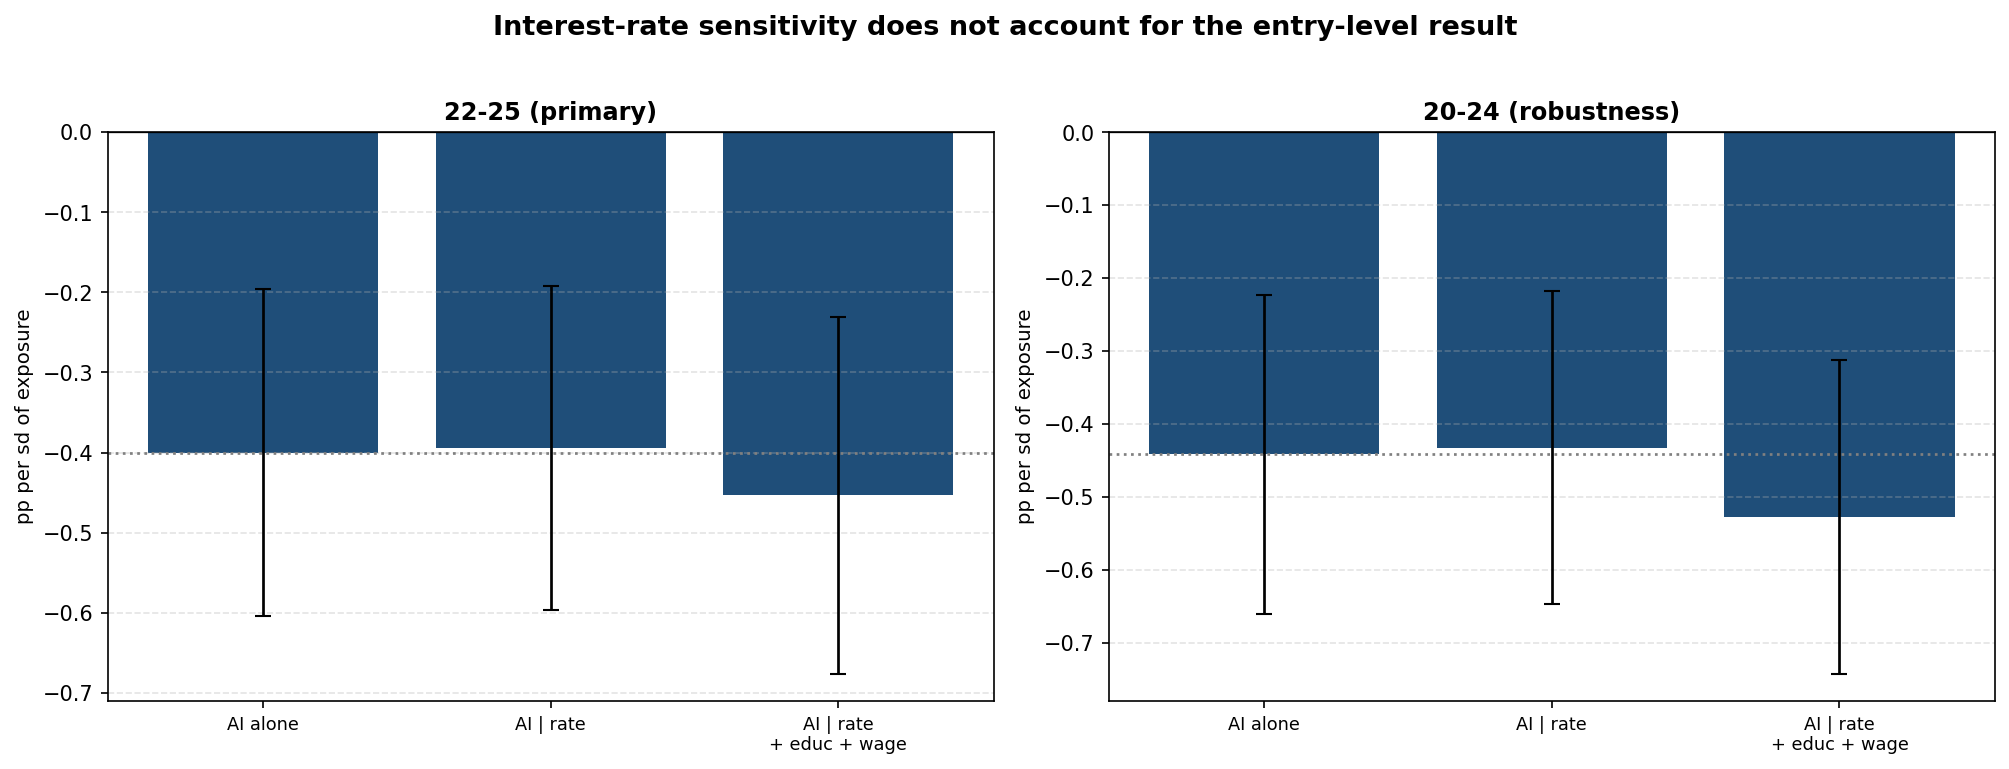

This figure's Python source:
"""
section4_rate_confound.py
Does exposure-correlated interest-rate sensitivity explain the entry-level result?

WHY THIS TEST
Section 7.1 names this as the paper's most likely unmeasured confounder, and it is
not a generic worry here. Part 4 of this project finds that one common factor
explains 72% of sector hiring over the same window and tracks the fed funds rate at
an 8-9 quarter lag, and concludes that monetary policy, not AI, drove most of the
aggregate output-to-jobs break. If AI-exposed occupations are also concentrated in
rate-sensitive industries, the Section 3 estimate could be measuring the tightening
rather than AI. Brynjolfsson et al. run this control in ADP and report the
divergence survives; this runs it here.

DESIGN
1. INDUSTRY SENSITIVITY. For each of 73 NAICS-3 industries, regress annual
   employment growth on the annual change in the fed funds rate at lags 0-3 and sum
   the coefficients. The sum is the cumulative response of that industry's
   employment to a one-point tightening. Estimated on 1990-2019 ONLY, so the
   treatment window cannot contaminate the measure.

2. OCCUPATION EXPOSURE. Map industry sensitivity onto occupations through the OEWS
   May 2022 industry-by-occupation employment matrix: an occupation's rate exposure
   is the employment-weighted mean sensitivity of the industries it works in.

3. HORSE RACE. Add rate exposure x post to the Section 3 specification. If AI
   exposure is really rate sensitivity, the AI coefficient should collapse.

Panel construction and the estimator live in entry_panel.py.
Writes section4_rate_confound.png.
"""
import re, numpy as np, pandas as pd
from scipy import stats as sp
import matplotlib; matplotlib.use("Agg")
import matplotlib.pyplot as plt
from entry_panel import load, fe, z, post_x, stars, BANDS, DATA, POST

FIT_MAX = 2019            # sensitivity estimated pre-COVID, pre-treatment
NLAG    = 3

# ---- 1. industry employment sensitivity to the fed funds rate ------------------
ces = pd.read_csv(DATA + "ces/ces_naics3_raw.tsv", sep="\t", header=None,
                  names=["sid", "year", "month", "emp"])
ces["emp"] = pd.to_numeric(ces.emp.astype(str).str.strip(), errors="coerce")
ces = ces[ces.month.astype(str).str.startswith("M")]
ces["m"] = ces.month.astype(str).str[1:].astype(int)
ces = ces[ces.m <= 12].dropna(subset=["emp"])
meta = pd.read_csv(DATA + "ces/naics3_meta.csv")

# Identified shocks, NOT the raw funds rate. A first version of this script
# regressed industry employment growth on the change in the fed funds rate and
# produced a measure on which "Construction of buildings" ranked 69th of 73 for
# rate sensitivity, with a strongly POSITIVE coefficient. That is simultaneity:
# the Fed raises rates because the economy is booming, so the raw rate change is
# procyclical and the regression recovers how procyclical an industry is rather
# than how rate-sensitive it is. Bauer-Swanson is orthogonalized to macro news,
# which is the fix; Jarocinski-Karadi's pure policy shock is the robustness check.
def annual_shock(fname):
    d = pd.read_csv(DATA + "shocks/" + fname)
    d["year"] = pd.to_datetime(d.date).dt.year
    return d.groupby("year", as_index=False).shock.sum()

SHOCKS = {"bauer_swanson": "03_bauer_swanson_orthogonalized_shock.csv",
          "jarocinski_karadi": "04_jarocinski_karadi_pure_mp_shock.csv"}

ann_base = ces.groupby(["sid", "year"], as_index=False).emp.mean()
ann_base["g"] = 100 * ann_base.groupby("sid").emp.pct_change()

def sensitivity(fname):
    SH = annual_shock(fname)
    ann = ann_base.merge(SH, on="year", how="inner")
    out = []
    for sid, g in ann.groupby("sid"):
        g = g.sort_values("year").copy()
        for L in range(NLAG + 1):
            g[f"d{L}"] = g.shock.shift(L)
        f = g[(g.year >= 1990) & (g.year <= FIT_MAX)].dropna(
            subset=["g"] + [f"d{L}" for L in range(NLAG + 1)])
        if len(f) < 15:
            continue
        X = np.column_stack([np.ones(len(f))] + [f[f"d{L}"].values for L in range(NLAG + 1)])
        b = np.linalg.lstsq(X, f.g.values, rcond=None)[0]
        out.append({"sid": sid, "sens": b[1:].sum(), "n": len(f)})
    return pd.DataFrame(out).merge(meta, on="sid", how="left")

SENS = sensitivity(SHOCKS["bauer_swanson"])
SENS["naics3"] = SENS.naics_code.astype(str).str[:3]

# Validation gate. Construction is the textbook rate-sensitive industry; if the
# measure does not put it in the sensitive half, the measure is wrong and nothing
# downstream should be believed.
_c = SENS[SENS.industry_name.astype(str).str.contains("Construction of buildings", case=False, na=False)]
_rank = (SENS.sens < _c.sens.iloc[0]).sum() + 1 if len(_c) else None

print("=" * 96)
print("DOES INTEREST-RATE SENSITIVITY EXPLAIN THE ENTRY-LEVEL RESULT?")
print("=" * 96)
print(f"\n1. INDUSTRY SENSITIVITY  cumulative employment response to a contractionary shock")
print(f"   Bauer-Swanson orthogonalized shock, distributed lag 0-{NLAG} years,")
print(f"   fitted 1990-{FIT_MAX}, {len(SENS)} industries")
print(f"\n   VALIDATION: 'Construction of buildings' ranks {_rank} of {len(SENS)} most sensitive"
      f"  ({'PASS' if _rank and _rank <= len(SENS)//2 else 'FAIL'})")
print(f"\n   most rate-sensitive (employment falls most):")
for _, r in SENS.nsmallest(6, "sens").iterrows():
    print(f"     {r.sens:+7.3f}  {str(r.industry_name)[:52]}")
print(f"   least rate-sensitive:")
for _, r in SENS.nlargest(4, "sens").iterrows():
    print(f"     {r.sens:+7.3f}  {str(r.industry_name)[:52]}")

# ---- 2. push sensitivity onto occupations via the OEWS matrix ------------------
ow = pd.read_excel(DATA + "oews_national_industry_files/oews_may2022_national_4digit_naics_wages.xlsx")
ow.columns = [c.strip().upper() for c in ow.columns]
og = "O_GROUP" if "O_GROUP" in ow.columns else "OCC_GROUP"
ow = ow[ow[og].astype(str).str.strip().str.lower() == "detailed"].copy()
ow["emp"] = pd.to_numeric(ow.TOT_EMP, errors="coerce")
ow["naics3"] = ow.NAICS.astype(str).str.replace(r"\D", "", regex=True).str[:3]
ow["soc"] = ow.OCC_CODE.astype(str).str.extract(r"(\d{2}-\d{4})")[0]
ow = ow.dropna(subset=["emp", "soc"])
ow = ow.merge(SENS[["naics3", "sens"]], on="naics3", how="inner")
occ_sens = (ow.assign(w=ow.emp * ow.sens).groupby("soc")
              .apply(lambda g: g.w.sum() / g.emp.sum(), include_groups=False)
              .rename("rate_sens").reset_index())
print(f"\n2. OCCUPATION RATE EXPOSURE  via OEWS May 2022, {len(occ_sens)} SOC occupations matched")

XW = pd.read_csv(DATA + "occ2010_soc_crosswalk.csv")
def lk(s):
    h = occ_sens[occ_sens.soc == s]
    if len(h): return h.rate_sens.iloc[0]
    for k in (5, 2):
        h = occ_sens[occ_sens.soc.astype(str).str.startswith(str(s)[:k])]
        if len(h): return h.rate_sens.mean()
    return np.nan
XW["rate_sens"] = [lk(s) for s in XW.soc]
RS = XW[["occ", "rate_sens"]].dropna().drop_duplicates("occ")

D = load().merge(RS, on="occ", how="inner")
o = D.drop_duplicates("occ")
print(f"   merged panel: {D.occ.nunique()} occupations, {len(D)} cells")
print(f"   corr(AI exposure, rate sensitivity) = {np.corrcoef(o.rep_good, o.rate_sens)[0,1]:+.3f}"
      f"   [raw beta: {np.corrcoef(o.en_raw, o.rate_sens)[0,1]:+.3f}]")

# ---- 3. horse race -------------------------------------------------------------
print("\n3. HORSE RACE  AI exposure against rate sensitivity")
print("-" * 96)
print(f"\n   {'specification':<46}{'coef':>9}{'se':>9}{'t':>7}{'p':>9}")
R = {}
for ycol, ylab in BANDS:
    for xs, lab, idx in [(["rep_good"], "AI exposure alone", 0),
                         (["rate_sens"], "rate sensitivity alone", 0),
                         (["rep_good", "rate_sens"], "AI exposure | rate sensitivity", 0),
                         (["rep_good", "rate_sens"], "rate sensitivity | AI exposure", 1),
                         (["rep_good", "rate_sens", "jobzone", "lwage"], "AI exposure | rate + educ + wage", 0)]:
        b, se, t, p, G, n = fe(D.dropna(subset=xs), ycol, post_x(D.dropna(subset=xs), xs))
        R[(ycol, lab)] = (b[idx], se[idx], p[idx])
        print(f"   {ylab + ', ' + lab:<46}{b[idx]:>+9.4f}{se[idx]:>9.4f}{t[idx]:>7.2f}{p[idx]:>9.4f} {stars(p[idx])}")
    print()

# ---- chart ---------------------------------------------------------------------
fig, ax = plt.subplots(1, 2, figsize=(13.5, 5.0))
labs = ["AI exposure alone", "AI exposure | rate sensitivity", "AI exposure | rate + educ + wage"]
short = ["AI alone", "AI | rate", "AI | rate\n+ educ + wage"]
for k, (ycol, ylab) in enumerate(BANDS):
    v = [R[(ycol, l)] for l in labs]
    ax[k].bar(range(3), [x[0] for x in v], yerr=[1.96 * x[1] for x in v],
              color="#1f4e79", error_kw=dict(lw=1.3, capsize=4))
    ax[k].axhline(0, color="black", lw=1.1)
    ax[k].axhline(v[0][0], color="gray", ls=":", lw=1.3)
    ax[k].set_xticks(range(3)); ax[k].set_xticklabels(short, fontsize=8.5)
    ax[k].set_title(ylab, fontsize=11.5, fontweight="bold")
    ax[k].set_ylabel("pp per sd of exposure", fontsize=9.5)
    ax[k].grid(True, axis="y", ls="--", alpha=.35)
fig.suptitle("Interest-rate sensitivity does not account for the entry-level result",
             fontsize=13, fontweight="bold", y=1.02)
plt.tight_layout(); plt.savefig("section4_rate_confound.png", dpi=150, bbox_inches="tight")
print("Chart saved: section4_rate_confound.png")
